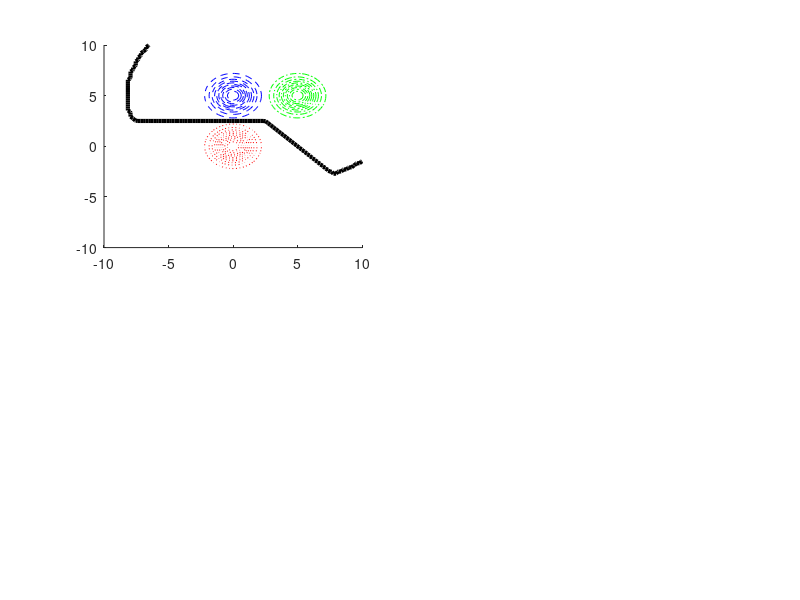

MATLAB code for this plot: (Note: this script raises an error after producing the figure.)
function decisionBoundariesDemo3class
% Decision boundaries induced by a mixture of three 2D Gaussians
% Based on code by Tommi Jaakkola

p1 = 1/3; p2 = 1/3; p3 = 1/3;
mu1 = [0 0]'; mu2 = [0 5]'; mu3 = [5 5]';

subplot(2,2,1)
S1 = eye(2); S2 = eye(2); S3 = eye(2); 
plotgaussians3(p1, mu1, S1, p2, mu2, S2, p3, mu3, S3);
title('All boundaries are linear')

subplot(2,2,2)
S1 = [4 0; 0 1]; S2 = eye(2); S3 = eye(2); 
plotgaussians3(p1, mu1, S1, p2, mu2, S2, p3, mu3, S3);
title('Some linear, some quadratic')

subplot(2,2,3)
S1 = [1 0; 0 3]; S2 = [4 0; 0 1]; S3 = [1 0; 0 2]; 
plotgaussians3(p1, mu1, S1, p2, mu2, S2, p3, mu3, S3);
title('All boundaries are quadratic')

subplot(2,2,4)
p1 = 0; p2 = 0.5; p3 = 0.5; % change class priors
S1 = [1 0; 0 3]; S2 = [4 0; 0 1]; S3 = [1 0; 0 2]; 
plotgaussians3(p1, mu1, S1, p2, mu2, S2, p3, mu3, S3);
title('There are only 2 decision regions')

function h = plotgaussians3(p1,mu1,S1,p2,mu2,S2,p3,mu3,S3)

[x,y] = meshgrid(linspace(-10,10,100), linspace(-10,10,100));
[m,n]=size(x);
X = [reshape(x, n*m, 1) reshape(y, n*m, 1)];
g1 = reshape(mvnpdf(X, mu1(:)', S1), [m n]);
g2 = reshape(mvnpdf(X, mu2(:)', S2), [m n]);
g3 = reshape(mvnpdf(X, mu3(:)', S3), [m n]);
hold on;
contour(x,y,g1, 'r:');
contour(x,y,g2, 'b--');
contour(x,y,g3, 'g-.');
% decision boundaries
[cc,hh]=contour(x,y,g1*p1-max(g2*p2, g3*p3),[0 0],'-k');  set(hh,'linewidth',3,'color','r');
[cc,hh]=contour(x,y,g2*p2-max(g1*p1, g3*p3),[0 0],'-k');  set(hh,'linewidth',3,'color','b');
[cc,hh]=contour(x,y,g3*p3-max(g2*p2, g1*p1),[0 0],'-k');  set(hh,'linewidth',3,'color','g');
